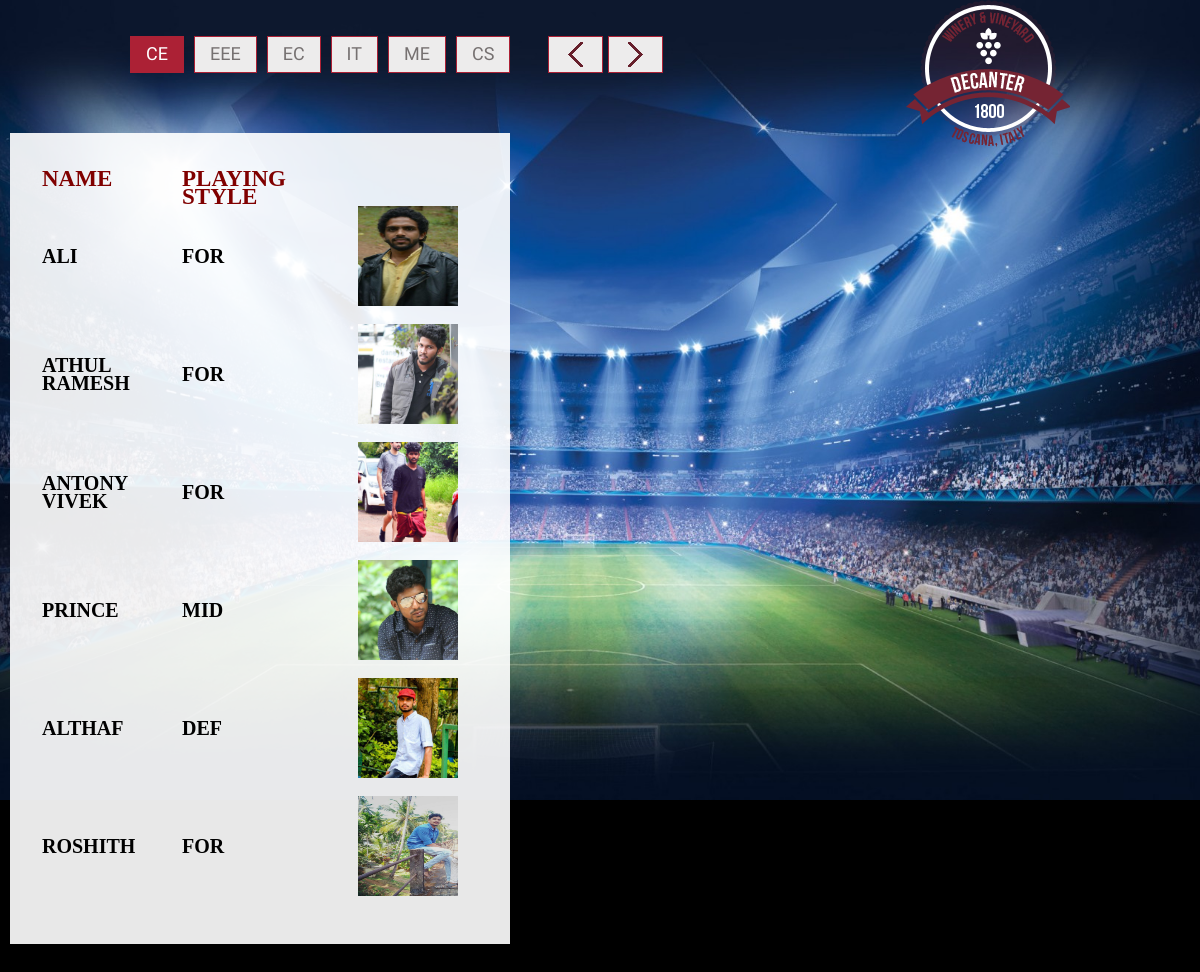
Page /player_list on the committed database.
### tables this page shows
CREATE TABLE PLAYERS (ID TEXT PRIMARY KEY NOT NULL, NAME TEXT, BRANCH TEXT, "PLAYING STYLE" TEXT, FILENAME TEXT, PRICE INTEGER, "GROUP" TEXT, TEAM TEXT, NUMBER INTEGER);

### app.py (the view)
@app.route('/player_list')
def player_list():
 conn=sqlite3.connect("auction.db")
 cur=conn.cursor()
 cur.execute("SELECT * FROM PLAYERS WHERE branch=?",('CE',))
 playerce=cur.fetchall()
 cur.execute("SELECT * FROM PLAYERS WHERE branch=?",('CSE',))
 playercs=cur.fetchall()
 cur.execute("SELECT * FROM PLAYERS WHERE branch=?",('EEE',))
 playereee=cur.fetchall()
 cur.execute("SELECT * FROM PLAYERS WHERE branch=?",('EC',))
 playerec=cur.fetchall()
 cur.execute("SELECT * FROM PLAYERS WHERE branch=?",('IT',))
 playerit=cur.fetchall()
 cur.execute("SELECT * FROM PLAYERS WHERE branch=?",('ME',))
 playerme=cur.fetchall()
 conn.close()
 return render_template('player_list.html',playerce=playerce,playercs=playercs,playereee=playereee,playerec=playerec,playerit=playerit,playerme=playerme)

### templates/player_list.html (shortened to what this page needs)
<!DOCTYPE html>
<html lang="en">
<head>
<link rel="stylesheet" href="{{url_for('static',filename='player_list/css/style.css')}}">
<link rel="stylesheet" href="{{url_for('static',filename='player_list/css/TMGPrototype2.css')}}">
</head>
<body class="page1">
<div id="TMGPrototype2">
  <h1><a href="/"><img src="{{url_for('static',filename='player_list/images/logo.png')}}" alt=""></a></h1>
  <br><br>
  <ul class='sets'>
    <li data-setName="CE">
      <ul>
        <li data-srcPreview="{{url_for('static',filename='player_list/images/wall.jpg')}}">
          <div>
            <div class="content">
   <ul>
  <li>
  <table class="table">
  <thead class="thead-inverse">
    <tr>
      <th height='20' width='140'>NAME</th>
      <th height='20' width='160'>PLAYING STYLE</th>
      <th ></th>
    </tr>
  </thead>
  <tbody>
  <tr>
  <tr>
    {% for p in playerce %}
    <tr>
      <td ><span class="for_center">{{p[1]}}</span></td>
      <td ><span class="for_center">{{p[3]}}</span></td>
      <td ><img src="{{url_for('static',filename=p[4])}}" height=100' width=100></td>
    </tr>
    <tr><td>&nbsp;</td></tr>
    {% endfor %}
  </tbody>
</table></li>
              </ul>
          </div>
		  </div>
        </li>
      </ul>
    </li>
</div>
</body>
</html>

### static/player_list/css/style.css (style rules this page uses)
html { width: 100%; }
* { -webkit-text-size-adjust: none; }
body { font: 12px/18px Arial, Helvetica, sans-serif; color:#767171; position:relative; min-width:960px; }
h1, h2, h3, h4, h5, h6 { font-weight: normal; font-family: 'Pathway Gothic One', sans-serif ; color: #000; }
img { max-width: 100%; }
ul { padding: 0; margin: 0; list-style: none; }
a { text-decoration: none; color: inherit; outline: none; transition: 0.5s ease; -o-transition: 0.5s ease; -webkit-transition: 0.5s ease; }
.page1 h1 { position: absolute; right: 50%; margin-right: -470px; }
h1 { float: right; z-index: 999; }
h1 a { display: block; overflow: hidden; width: 164px; height: 151px; text-indent: -999px; transition: 0s ease; -o-transition: 0s ease; -webkit-transition: 0s ease; }
h1 a img { display: block; }
.content { padding: 32px 80px 30px; margin-bottom: 223px; background: url(../images/cont_bg.png) 0 0 repeat; }
.page1 .content { padding-left: 32px; padding-right: 32px; margin-bottom: 0; }
.page1 .content ul span { color: #000; font-weight:600; }
.page1 .content ul { padding-top: 5px; }
.page1 .content ul li { font-size: 16px; }
.page1 .content img { margin-left: 16px; float: right; }

### static/player_list/css/TMGPrototype2.css (style rules this page uses)
#TMGPrototype2 { position: relative; left: 0px; display: block; }

### static/player_list/css/grid.css (style rules this page uses)
body { min-width: 960px; }

### templates/player_list.html (style rules this page uses)
td { font-size:20px; font-family: 'Bookman Old Style'; font-weight: bold; vertical-align:middle; }
th { font-size:23px; color:#800000; font-family: 'Maiandra GD'; font-weight: bold; }

### rows in the picture
PLAYERS: NAME "ALI", PLAYING STYLE "FOR", FILENAME (picture)
PLAYERS: NAME "ATHUL RAMESH", PLAYING STYLE "FOR", FILENAME (picture)
PLAYERS: NAME "ANTONY VIVEK", PLAYING STYLE "FOR", FILENAME (picture)
PLAYERS: NAME "PRINCE", PLAYING STYLE "MID", FILENAME (picture)
PLAYERS: NAME "ALTHAF", PLAYING STYLE "DEF", FILENAME (picture)
PLAYERS: NAME "ROSHITH", PLAYING STYLE "FOR", FILENAME (picture)
